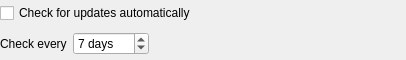
<?xml version="1.0" encoding="UTF-8"?>
<ui version="4.0">
 <class>partSettingsUpdate</class>
 <widget class="QWidget" name="partSettingsUpdate">
  <property name="geometry">
   <rect>
    <x>0</x>
    <y>0</y>
    <width>406</width>
    <height>60</height>
   </rect>
  </property>
  <property name="windowTitle">
   <string>Form</string>
  </property>
  <layout class="QVBoxLayout" name="verticalLayout">
   <property name="leftMargin">
    <number>0</number>
   </property>
   <property name="topMargin">
    <number>0</number>
   </property>
   <property name="rightMargin">
    <number>0</number>
   </property>
   <property name="bottomMargin">
    <number>0</number>
   </property>
   <item>
    <widget class="QCheckBox" name="chkCheckForUpdates">
     <property name="text">
      <string>Check for updates automatically</string>
     </property>
    </widget>
   </item>
   <item>
    <layout class="QHBoxLayout" name="horizontalLayout">
     <item>
      <widget class="QLabel" name="lblInterval">
       <property name="text">
        <string>Check every</string>
       </property>
      </widget>
     </item>
     <item>
      <widget class="QSpinBox" name="spnIntervalDays">
       <property name="minimum">
        <number>1</number>
       </property>
       <property name="maximum">
        <number>365</number>
       </property>
       <property name="value">
        <number>7</number>
       </property>
       <property name="suffix">
        <string> days</string>
       </property>
      </widget>
     </item>
     <item>
      <spacer name="horizontalSpacer">
       <property name="orientation">
        <enum>Qt::Orientation::Horizontal</enum>
       </property>
       <property name="sizeHint" stdset="0">
        <size>
         <width>40</width>
         <height>20</height>
        </size>
       </property>
      </spacer>
     </item>
    </layout>
   </item>
  </layout>
 </widget>
 <resources/>
 <connections/>
</ui>
